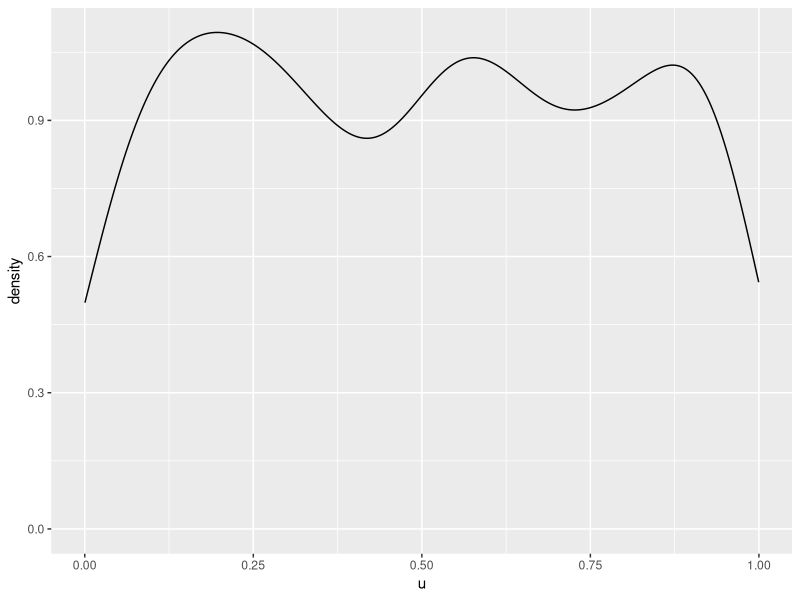
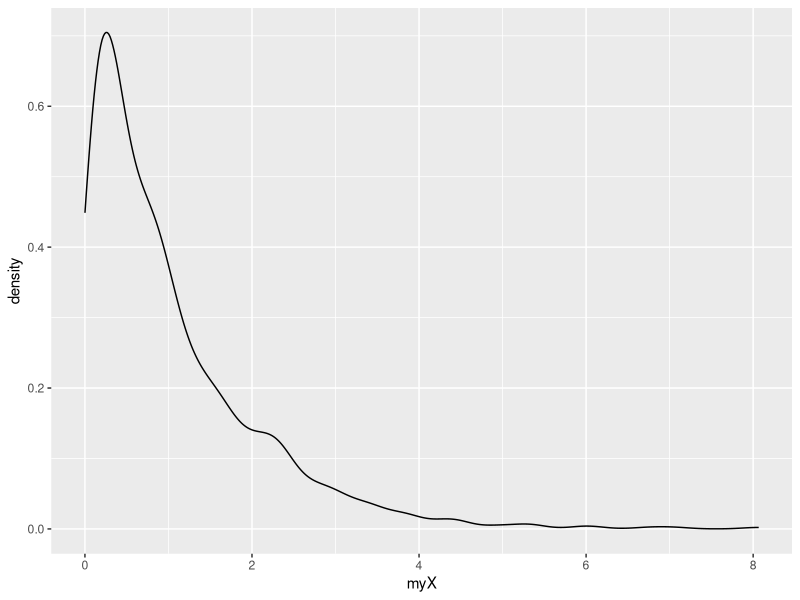

Write R code to recreate these figures, in order.
rm(list=ls())
gc()

library(tidyverse)
library(skimr)

# generate uniform random numbers
u <- runif(1000)
ggplot(data=as.tibble(u),aes(x=u)) + geom_density()

lambda = 1

inverseCDF <- function(p){
  x <- -log(1-p)/lambda
  return(x)
}

# R understands how to apply user-defined functions to whole vectors of inputs
myX <- inverseCDF(u)
ggplot(data=as.tibble(myX),aes(x=myX)) + geom_density()
